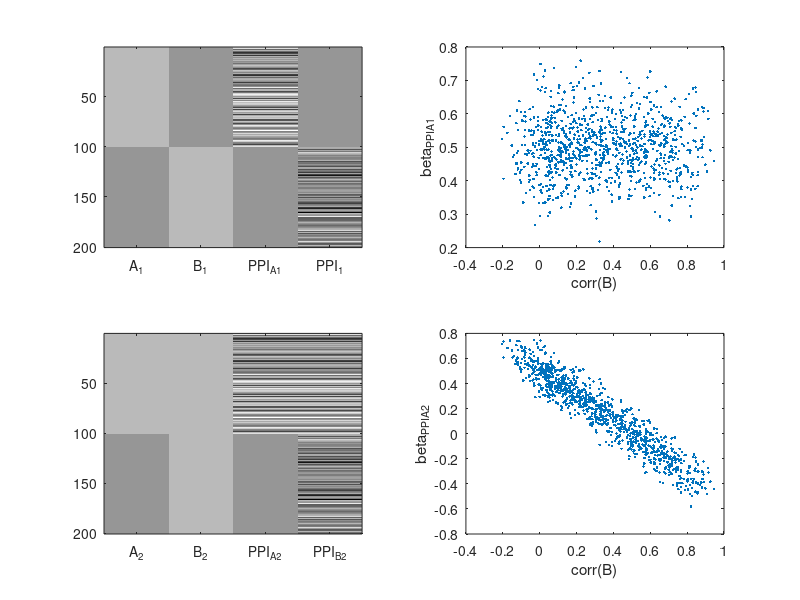

This chart was generated by the following MATLAB code:
clear

x_psy1 = [ones(100,1),zeros(100,1);zeros(100,1),ones(100,1)];
x_psy2 = [ones(100,1),ones(100,1);zeros(100,1),ones(100,1)];

permn = 1000;
for permi = 1:permn
    share_A = randn(100,1);
    share_B = randn(100,1) * randn(1);
    
    x_phy = [share_A;share_B] + randn(200,1);
    
    y = [share_A;share_B] + randn(200,1);
    
    glm1 = [x_psy1 x_psy1(:,1).*x_phy x_psy1(:,2).*x_phy];
    
    Beta1 = regress(y,glm1);
    Beta1_A(permi,1) = Beta1(3);
    
    glm2 = [x_psy2 x_psy2(:,1).*x_phy x_psy2(:,2).*x_phy];
    
    Beta2 = regress(y,glm2);
    Beta2_A(permi,1) = Beta2(3);
    
    corr_B(permi,1) = corr(x_phy(101:end,1),y(101:end,1));
end

figure;
subplot(2,2,1); imagesc(glm1); colormap('gray'); xticks([1 2 3 4]); xticklabels({'A_1','B_1','PPI_A_1','PPI_1'})
subplot(2,2,2); plot(corr_B,Beta1_A,'.'); xlabel('corr(B)'); ylabel('beta_P_P_I_A_1');
subplot(2,2,3); imagesc(glm2); colormap('gray'); xticks([1 2 3 4]); xticklabels({'A_2','B_2','PPI_A_2','PPI_B_2'})
subplot(2,2,4); plot(corr_B,Beta2_A,'.'); xlabel('corr(B)'); ylabel('beta_P_P_I_A_2');
